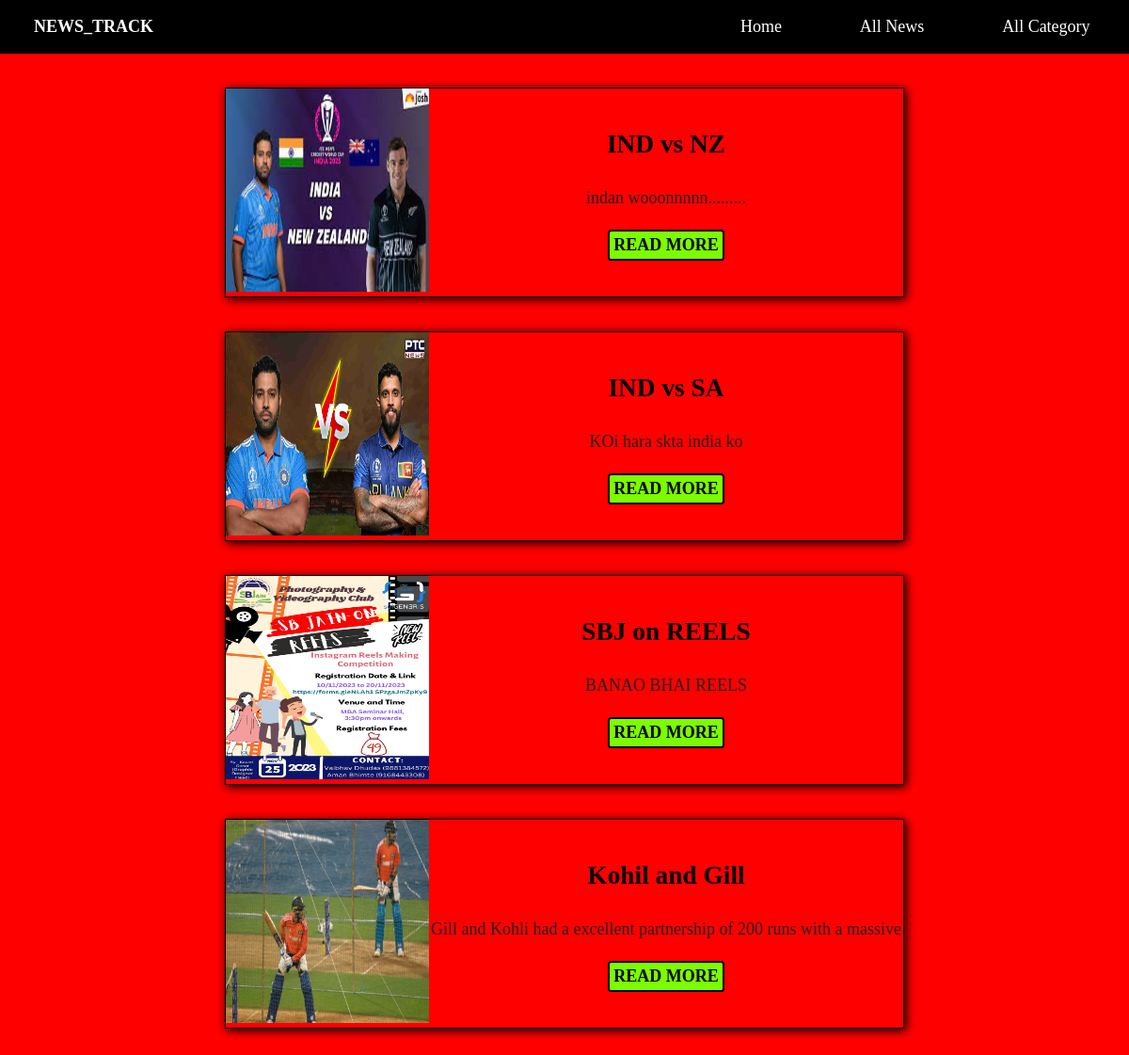
The page /news/ on the database as committed earlier.
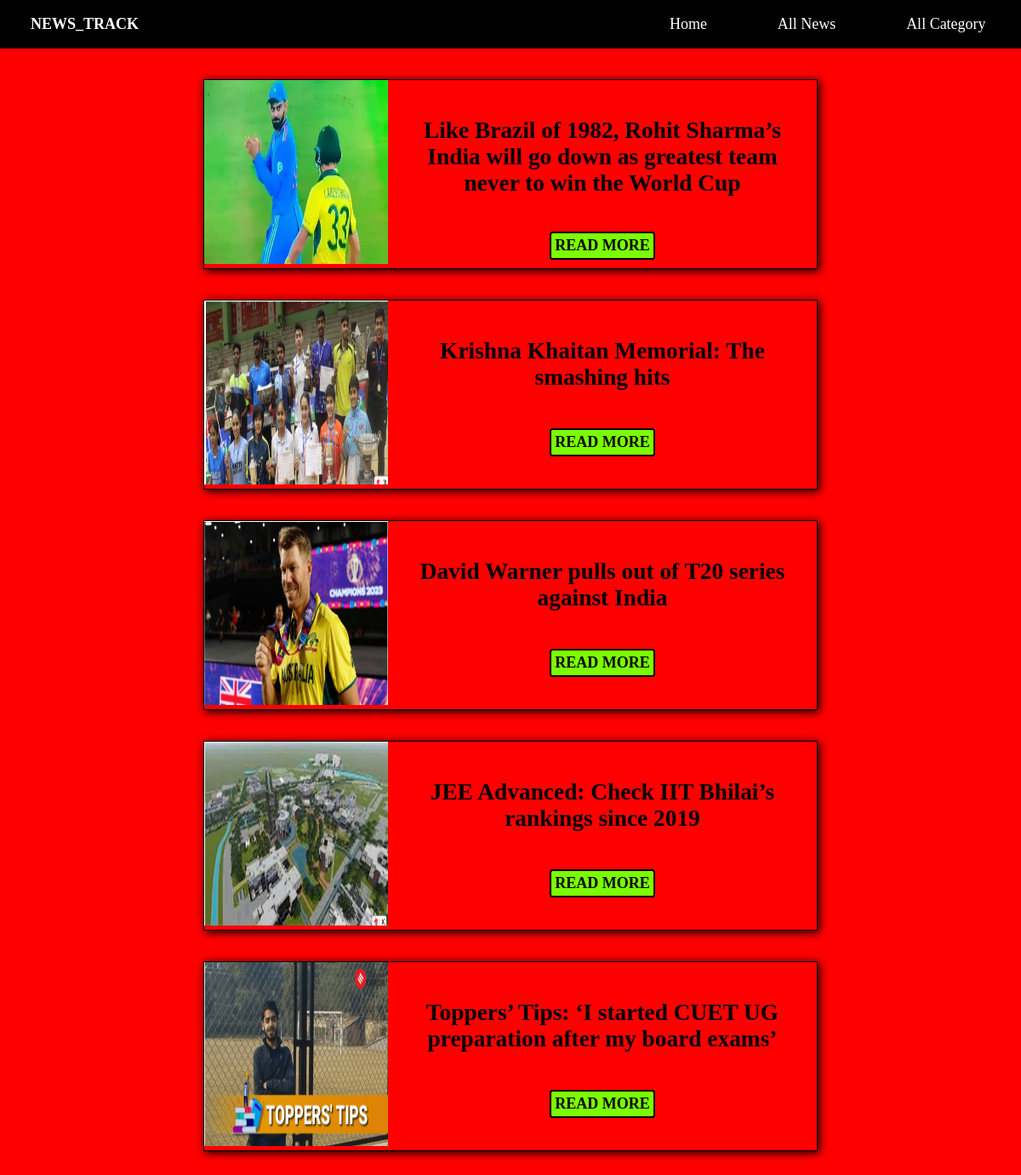
The same page on the database as committed later.
### main/models.py (models this page shows, shortened)
class News(models.Model):
    Category = models.ForeignKey(Category,on_delete=models.CASCADE)
    title = models.CharField(max_length=200)
    image = models.ImageField(upload_to='img/')
    detail = models.TextField()
    add_time = models.DateTimeField(auto_now_add=True)
    class Meta:
        verbose_name_plural='News'

### main/views.py (the view)
# urls.py: path('news/',views.allnews,name='news'),
def allnews(request):
    fnews = News.objects.all()
    return render(request,'news.html',{'fnews':fnews})

### main/templates/news.html (shortened to what this page needs)
<!DOCTYPE html>
{% load static %}
<html lang="en">
<head>
    <link rel="stylesheet" href="/static/style.css">
</head>
<body>
    {% include 'nav.html'%}
    {% block content %}
    <div class="newscard">
        {% for data in fnews%}
        <div class="card4">
            <div class="newsimg">
                <img src="/mediafiles/{{data.image}}" alt="">
            </div>
            <div class="newstext" style="width: 30rem;height: 10rem;text-align: center;">
                <h1>{{data.title}}</h1>
                <p>{{data.detail}}</p>
                <button><a href="/new/{{data.id}}">READ MORE</a></button>
            </div>
        </div>
        {% endfor %}
    </div>
    {%endblock content%}
</body>
</html>

### main/templates/nav.html (shortened to what this page needs)
<!DOCTYPE html>
{%load static%}
<html lang="en">
<head>
    <link rel="stylesheet" href="static/style.css">
</head>
<body>
    <div class="nav">
        <div class="navleft">
            <h1>NEWS_TRACK</h1>
        </div>
        <div class="navright">
            <ul>
                <li><a href="/">Home</a></li>
                <li><a href="/news">All News</a></li>
                <li><a href="#cats">All Category</a></li>
            </ul>
        </div>
    </div>
</body>
</html>

### static/style.css (style rules this page uses)
* { margin: 0; padding: 0; font-size: 18px; }
body { background-color: rgb(238, 238, 238); }
.nav { background-color: black; color: white; display: flex; justify-content: space-between; margin-bottom: 2rem; align-items: center; }
.nav .navleft { margin: 1rem 2rem; }
.nav ul { list-style: none; display: flex; }
.nav ul li { margin: 1rem 2rem; }
.nav ul li a { color: white; text-decoration: none; padding: .3rem; }
.newscard { justify-content: center; align-items: center; }
.newscard .card4 { margin: 2rem auto; display: flex; width: 60%; justify-content: left; box-shadow: 2px 2px 10px black; border: 1px black solid; }
.newscard .newsimg img { height: 12rem; width: 12rem; }
.newscard .card4 .newstext { margin: auto; display: flex; flex-direction: column; }
.newscard .card4 .newstext h1 { margin: 1.3rem; font-size: 1.52rem; }
.newscard .card4 .newstext p { color: #222; height: 2.5rem; overflow: hidden; line-height: 2rem; }
.newscard .card4 .newstext button { margin: 1rem auto; border: none; border: 2px solid black; border-radius: 0.2rem; padding: 0.21rem; background-color: lawngreen; }
.newscard .card4 .newstext button a { text-decoration: none; color: black; font-weight: bold; font-family: 'Times New Roman', Times, serif; }

### main/static/style.css (style rules this page uses)
body { background-color: red; }

Rows that differ between the two databases and show on the page:
removed News: image (picture), title "IND vs NZ", detail "indan wooonnnnn........."
removed News: image (picture), title "IND vs SA", detail "KOi hara skta india ko"
removed News: image (picture), title "SBJ on REELS", detail "BANAO BHAI REELS"
removed News: image (picture), title "Kohil and Gill", detail "Gill and Kohli had a excellent partnership of 200 runs with a massive…"
added News: image (picture), title "Like Brazil of 1982, Rohit Sharma’s India will go down as greatest team never to win the World Cup"
added News: image (picture), title "Krishna Khaitan Memorial: The smashing hits"
added News: image (picture), title "David Warner pulls out of T20 series against India"
added News: image (picture), title "JEE Advanced: Check IIT Bhilai’s rankings since 2019"
added News: image (picture), title "Toppers’ Tips: ‘I started CUET UG preparation after my board exams’"
